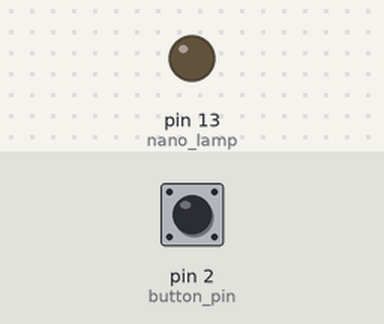
Recording of a sketch running on a simulated Arduino Uno, built with avr-gcc and run on an emulated ATmega328P. Shown: output pins drawn as LEDs (lit = HIGH). The inputs (shaded band) are chosen by the test bench; at power-on: pin 2 (button_pin) HIGH. What the sketch prints to the serial monitor is not drawn.

Above: at 1.2 s.
1.3 s: pin 2 (button_pin) pulled LOW for 0.15 s
At 1.38 s:
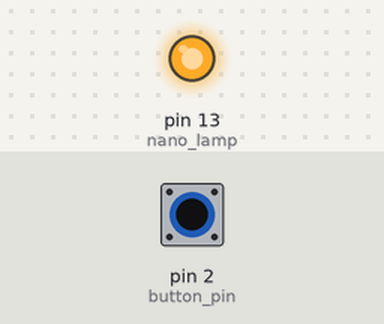
2.9 s: pin 2 (button_pin) pulled LOW for 3.2 s
At 6.5 s:
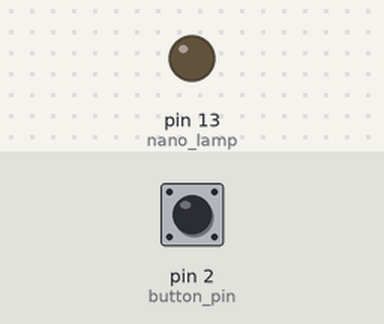
Timing chart, 0 to 8.0 s (numbered marks = the images above; inputs shaded):
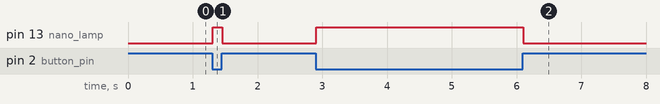

Measured:
- after the input at 1.3 s, pin 13 (nano_lamp): LOW → HIGH at once, → LOW 0.15 s later
- after the input at 2.9 s, pin 13 (nano_lamp): LOW → HIGH at once, → LOW 3.2 s later

The sketch:

digitalPins.ino
```cpp
// Include libs
// #include <Servo.h>

#define button_pin 2
#define nano_lamp 13

unsigned long last_time;
boolean light = 0;

void setup() {
    Serial.begin(9600);
    pinMode(button_pin, INPUT_PULLUP);
    pinMode(nano_lamp, OUTPUT);
}

void loop() {
    boolean button = !digitalRead(button_pin);

    Serial.println(button);

    digitalWrite(nano_lamp, button);
}
```
